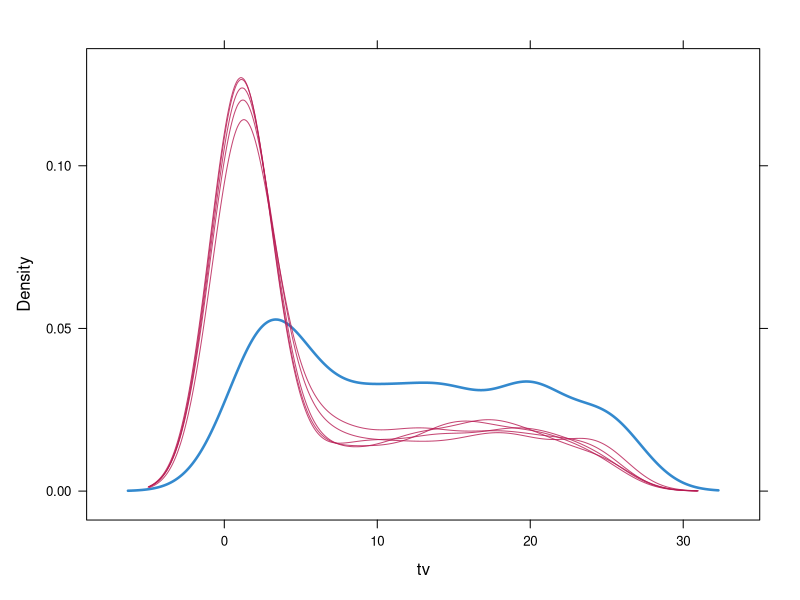
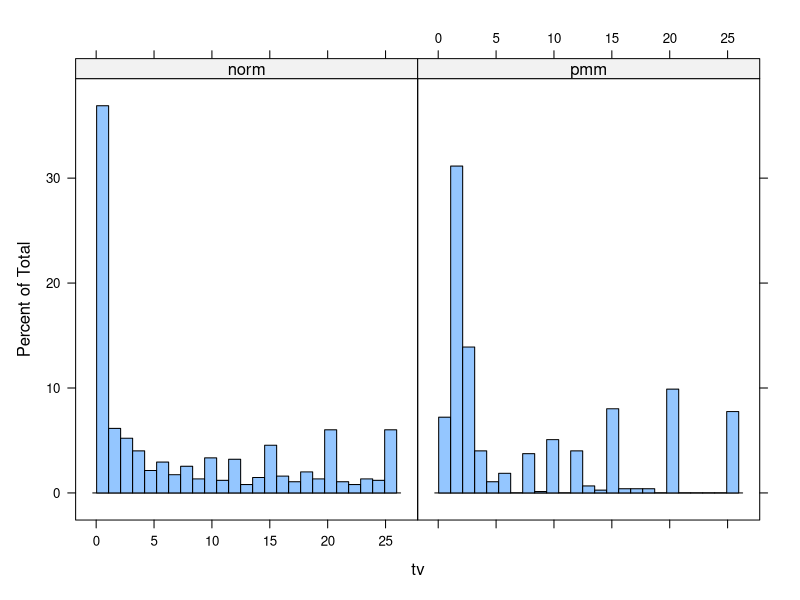
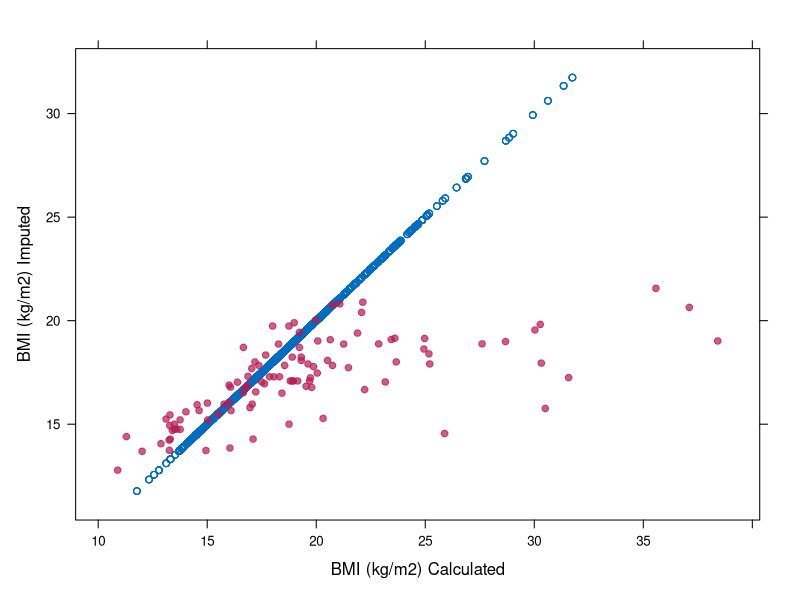
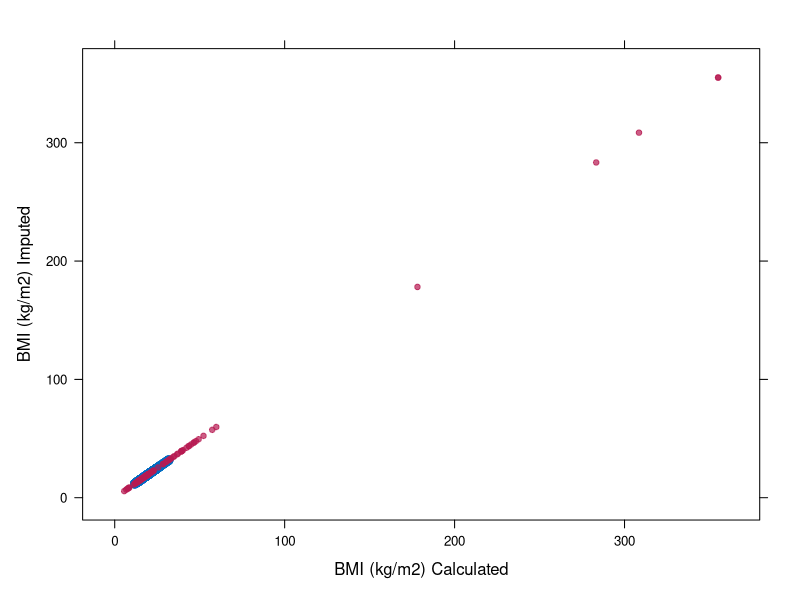
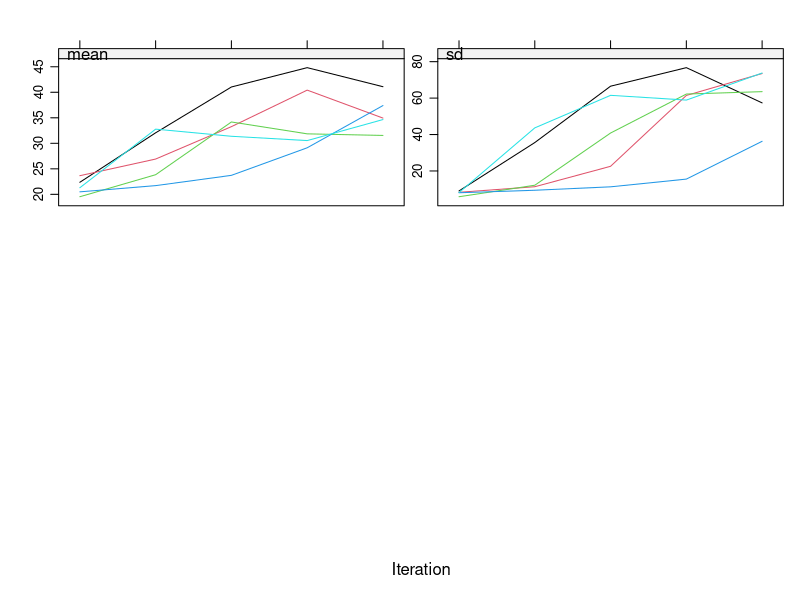
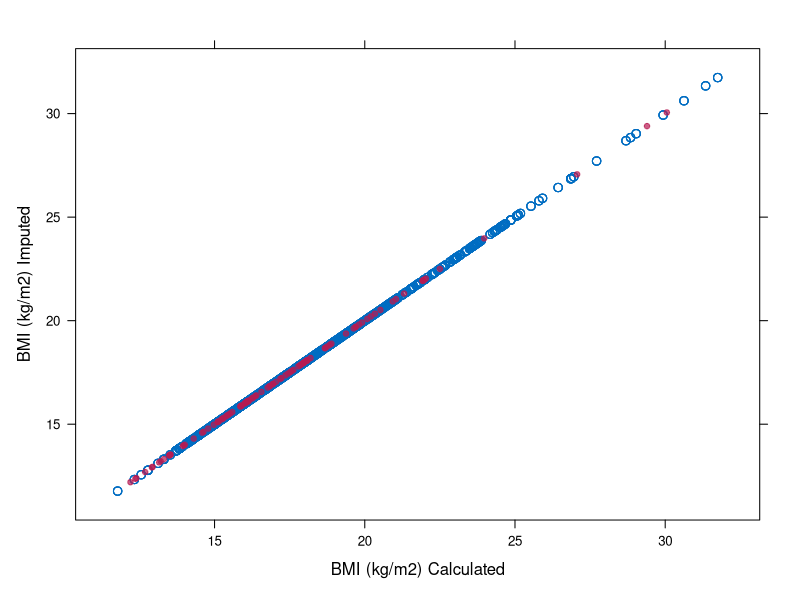
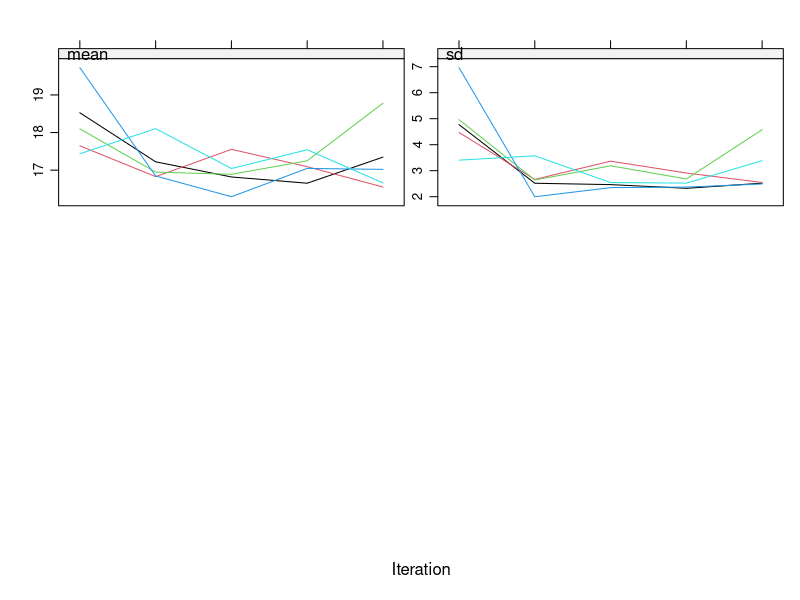
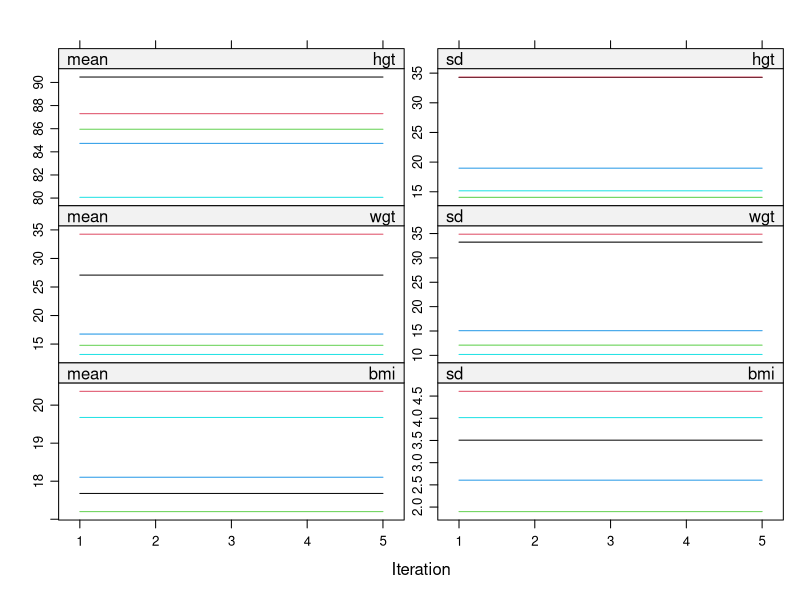

These charts were generated, in order, by the following R code:
## ---- chunk 1
require(mice)
require(lattice)
set.seed(123)
## ---- chunk 2
ini <- mice(boys, maxit = 0)
meth <- ini$meth
meth["tv"] <- "norm"
post <- ini$post
post["tv"] <- "imp[[j]][, i] <- squeeze(imp[[j]][, i], c(1, 25))"
imp <- mice(boys, meth=meth, post=post, print=FALSE)
## ---- chunk 3
imp.pmm <- mice(boys, print=FALSE)
## ---- chunk 4
table(complete(imp)$tv)
## ---- chunk 5
table(complete(imp.pmm)$tv)
## ---- chunk 6
densityplot(imp, ~tv)
## ---- chunk 7
tv <- c(complete(imp.pmm)$tv, complete(imp)$tv)
method <- rep(c("pmm", "norm"), each = nrow(boys))
tvm <- data.frame(tv = tv, method = method)
## ---- chunk 8
histogram( ~tv | method, data = tvm, nint = 25)
## ---- chunk 9
miss <- is.na(imp$data$bmi)
xyplot(imp, bmi ~ I (wgt / (hgt / 100)^2),
       na.groups = miss, cex = c(0.8, 1.2), pch = c(1, 20),
       ylab = "BMI (kg/m2) Imputed", xlab = "BMI (kg/m2) Calculated")
## ---- chunk 10
meth<- ini$meth
meth["bmi"]<- "~ I(wgt / (hgt / 100)^2)"
imp <- mice(boys, meth=meth, print=FALSE)
## ---- chunk 11
xyplot(imp, bmi ~ I(wgt / (hgt / 100)^2), na.groups = miss,
       cex = c(1, 1), pch = c(1, 20),
       ylab = "BMI (kg/m2) Imputed", xlab = "BMI (kg/m2) Calculated")
## ---- chunk 12
plot(imp, c("bmi"))
## ---- chunk 13
pred<-ini$pred
pred
pred[c("hgt", "wgt"), "bmi"] <- 0
pred
## ---- chunk 14
imp <-mice(boys, meth=meth, pred=pred, print=FALSE)
## ---- chunk 15
xyplot(imp, bmi ~ I(wgt / (hgt / 100)^2), na.groups = miss,
       cex=c(1, 1), pch=c(1, 20),
       ylab="BMI (kg/m2) Imputed", xlab="BMI (kg/m2) Calculated")
## ---- chunk 16
plot(imp, c("bmi"))
## ---- chunk 17
ini <- mice(boys, maxit = 0)
meth<- ini$meth
pred <- ini$pred
pred
meth["bmi"]<- "~ I(wgt/(hgt/100)^2)"
meth["wgt"]<- "~ I(bmi*(hgt/100)^2)"
meth["hgt"]<- "~ I(sqrt(wgt/bmi)*100)"
imp.path <- mice(boys, meth = meth, pred = pred, seed = 123)
plot(imp.path, c("hgt", "wgt", "bmi"))
